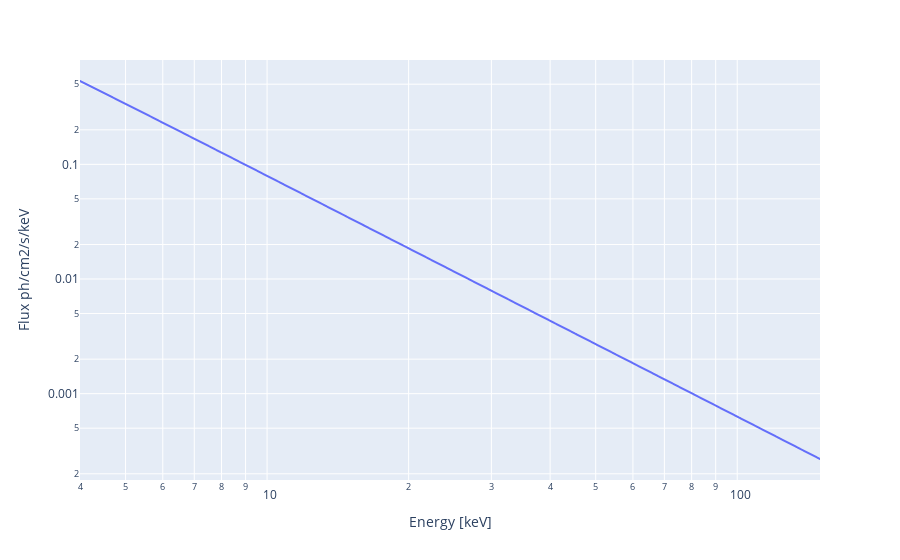

Notebook code cell kept with this figure:
### Markdown cell above
Exposure time:

### Code cell
calculate_exposure(SNR = 10, instrument = "ECLAIRs", Eband = [4, 150])

### Figure 1 — Plotly figure (JSON) as saved in the notebook; plotly's stock layout.template omitted (floating-point values rounded to 4 significant figures; data arrays with more than 128 entries replaced by an {"elided": "..."} marker saying what was removed)
{"data": [{"hovertemplate": "Energy [keV]=%{x}<br>Flux ph/cm2/s/keV=%{y}<extra></extra>", "legendgroup": "", "line": {"color": "#636efa", "dash": "solid"}, "marker": {"symbol": "circle"}, "mode": "lines", "name": "", "showlegend": false, "type": "scattergl", "x": {"elided": "1169 float values"}, "xaxis": "x", "y": {"elided": "1169 float values"}, "yaxis": "y"}], "layout": {"legend": {"tracegroupgap": 0}, "margin": {"t": 60}, "xaxis": {"anchor": "y", "domain": [0, 1], "title": {"text": "Energy [keV]"}, "type": "log"}, "yaxis": {"anchor": "x", "domain": [0, 1], "title": {"text": "Flux ph/cm2/s/keV"}, "type": "log"}}}
